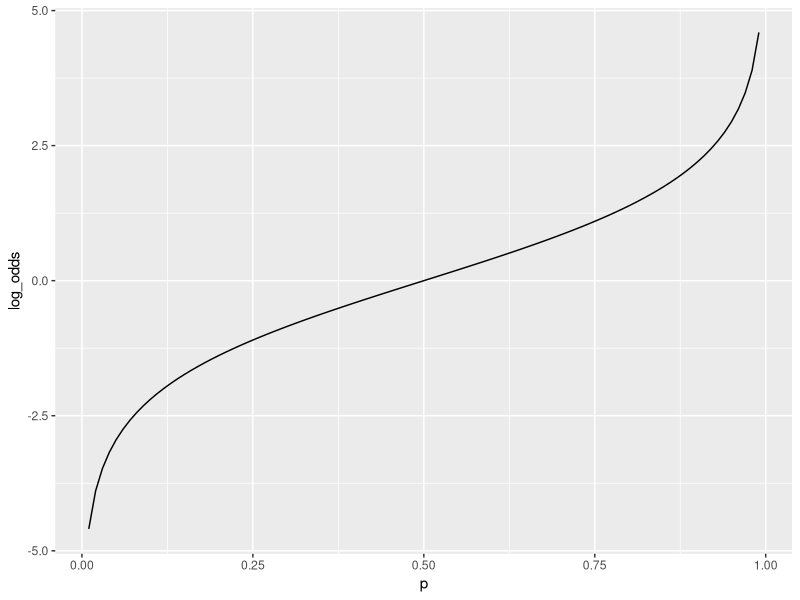
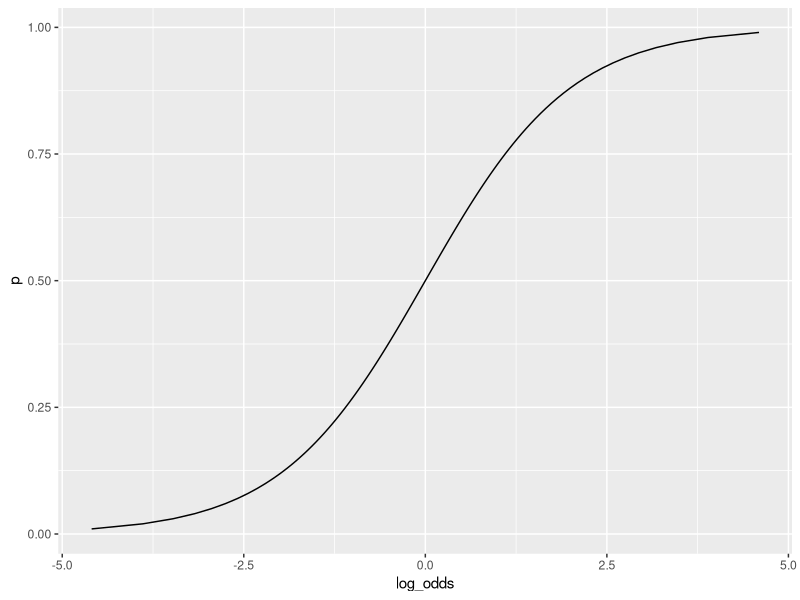
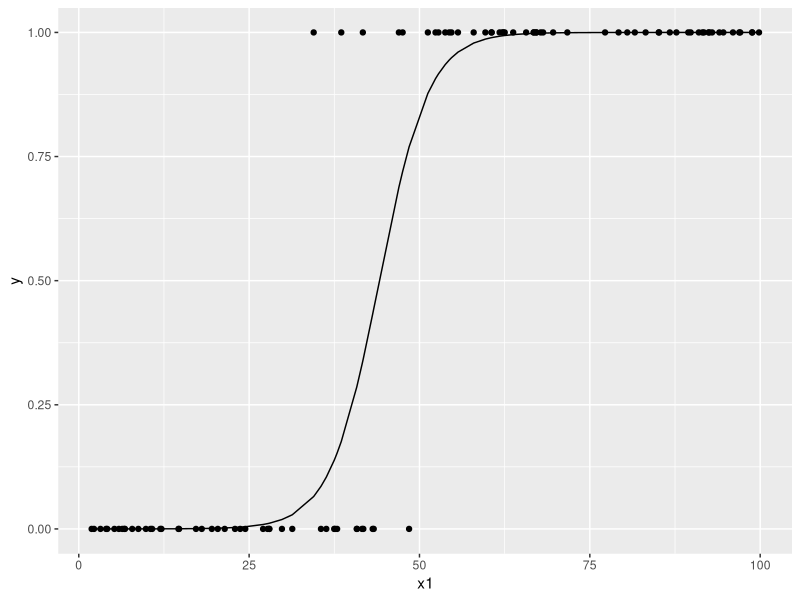
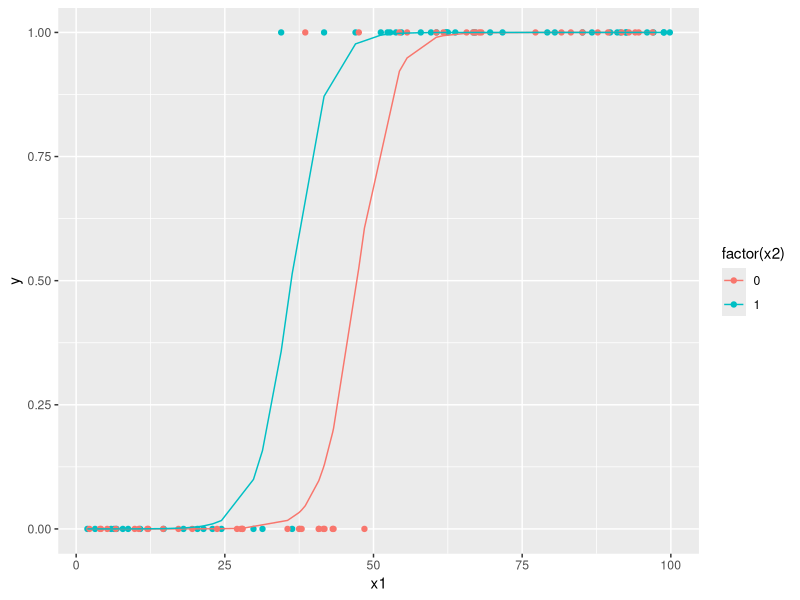

Recreate these plots in R, in order.
## ---- chunk 1
library(tidyverse)

tibble(
	p = seq(0.01,0.99,0.01),
	odds = p / (1 - p),
	log_odds = log(odds)
) -> logit_data

logit_data %>%
	ggplot(aes(x = p, y = log_odds)) +
	geom_line()
## ---- chunk 2
logit_data %>%
	ggplot(aes(x = log_odds, y = p)) +
	geom_line()
## ---- chunk 3
set.seed(8931)
data <- tibble(
	x1 = runif(100, 0, 100),
	x2 = c(rep(1, 50), rep(0, 50)),
	p = (1 + exp(-(-10 + 0.2*x1 + 2 * x2)))^(-1),
	y = sapply(p, function(x) rbinom(1, 1, x))
)

glm(y ~ x1, data = data, 
	family = binomial(link = "logit")) -> m1 # family = binomialだけでもよい
summary(m1)
## ---- chunk 4
data %>%
  mutate(
    p_hat = m1$fitted.values
  ) %>%
  ggplot() +
  geom_point(aes(x = x1, y = y)) +
  geom_line(aes(x = x1, y = p_hat))
## ---- chunk 5
glm(y ~ x1 + x2, data = data, 
	family = binomial(link = "logit")) -> m2
summary(m2)
## ---- chunk 6
data %>%
  mutate(
    p_hat = m2$fitted.values
  ) %>%
  ggplot() +
  geom_point(aes(x = x1, y = y, color = factor(x2))) +
  geom_line(aes(x = x1, y = p_hat, color = factor(x2)))
